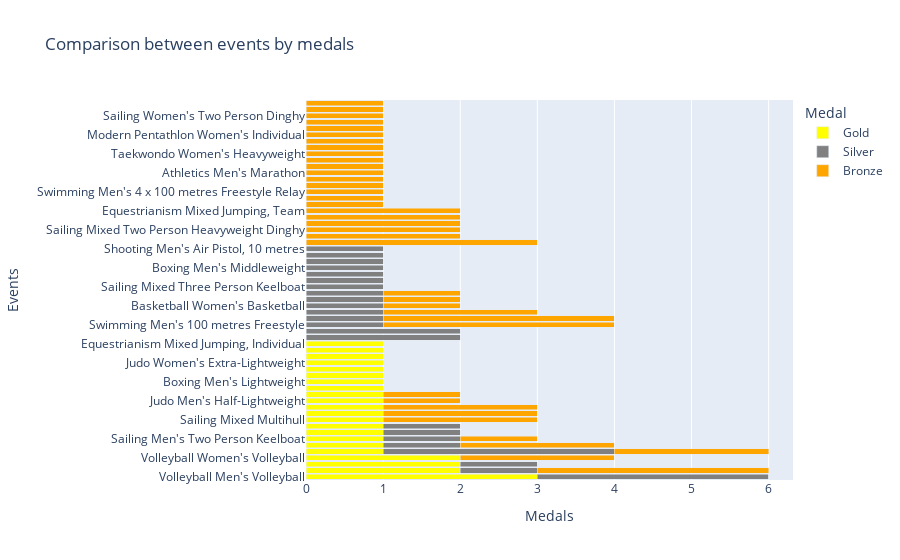

Here is the notebook cell this chart was saved with:
### Markdown cell above
Mais um gráfico de barras empilhadas: agora mostre os **eventos esportivos** que renderam medalhas para o Brasil.

Lembrando: cada "categoria" dentro de um esporte é considerado um evento. Por exemplo, dentro de "atletismo", temos uma competição de 100m masculina, uma de 100m feminino, um revezamento 4 x 100m masculino, um revezamento 4 x 100m feminino, uma competição de 400m masculino, uma de 400m feminino, uma maratona masculina, uma maratona feminina, e assim sucessivamente.

### Code cell
# Dicionario para salvar as medalhas por evento
medals_by_events = {}        

# Lista auxiliar para salvar as categorias ja lidos para nao calcular os dados duplicados de eventos coletivos
list_events = []

# Funcao que busca as informacoes das medalhas por evento esportivo
def get_info_about_medals(row):
    # Chave do evento
    event = f'{row["Event"]}:{row["Year"]}:{row["Medal"]}'
    
    # Adiciona a chave do evento e inicializa os valores com zero se o evento ainda nao foi salvo 
    if not medals_by_events.get(row['Event']):
        medals_by_events[row['Event']] = {
            'Gold': 0,
            'Silver': 0,
            'Bronze': 0
        }
    
    # Soma cada registro de medalha de cada evento
    if event not in list_events:
        if row['Medal'] == 'Gold':
            medals_by_events[row['Event']]['Gold'] = medals_by_events[row['Event']]['Gold'] + 1
        
        if row['Medal'] == 'Silver':
            medals_by_events[row['Event']]['Silver'] = medals_by_events[row['Event']]['Silver'] + 1
        
        if row['Medal'] == 'Bronze':
            medals_by_events[row['Event']]['Bronze'] = medals_by_events[row['Event']]['Bronze'] + 1
    
        list_events.append(event)

# Aplica a funcao anterior em cada linha do dataframe de medalhistas brasileiros
brazil_with_medals.apply(
    lambda row: get_info_about_medals(row),
    axis = 1
)

# Cria um dataframe a partir do dicionario de medalhas por evento
df_medals_by_events = pd.DataFrame(medals_by_events)

# Muda as colunas do dataframe para linhas e as linhas para colunas
df_medals_by_events = df_medals_by_events.transpose()

# Ordena o dataframe por tipo de medalha
df_medals_by_events = df_medals_by_events.sort_values(by = ['Gold', 'Silver', 'Bronze'], ascending = False)

# Cria o grafico com modo de empilhamento
fig = px.bar(
    df_medals_by_events,
    barmode = 'stack',
    color='variable',
    title = 'Comparison between events by medals',
    color_discrete_map={
        'Gold': 'yellow',
        'Silver': 'gray',
        'Bronze': 'orange'
    },
    orientation='h'
)

# Renomeia a legenda do grafico
fig.update_layout(
    legend_title = 'Medal'
)

# Renomeia o eixo x
fig.update_yaxes(title='Events')

# Renomeia o eixo y
fig.update_xaxes(title='Medals')

# Exibe o grafico
fig.show()

### Figure 1 — Plotly figure (JSON) as saved in the notebook; plotly's stock layout.template omitted (floating-point values rounded to 4 significant figures)
{"data": [{"alignmentgroup": "True", "hovertemplate": "variable=Gold<br>value=%{x}<br>index=%{y}<extra></extra>", "legendgroup": "Gold", "marker": {"color": "yellow", "pattern": {"shape": ""}}, "name": "Gold", "offsetgroup": "Gold", "orientation": "h", "showlegend": true, "textposition": "auto", "type": "bar", "x": [3, 2, 2, 2, 1, 1, 1, 1, 1, 1, 1, 1, 1, 1, 1, 1, 1, 1, 1, 1, 1, 1, 0, 0, 0, 0, 0, 0, 0, 0, 0, 0, 0, 0, 0, 0, 0, 0, 0, 0, 0, 0, 0, 0, 0, 0, 0, 0, 0, 0, 0, 0, 0, 0, 0, 0, 0, 0, 0, 0], "xaxis": "x", "y": ["Volleyball Men's Volleyball", "Athletics Men's Triple Jump", "Sailing Mixed One Person Dinghy", "Volleyball Women's Volleyball", "Football Men's Football", "Judo Men's Half-Heavyweight", "Sailing Men's Two Person Keelboat", "Athletics Men's 800 metres", "Gymnastics Men's Rings", "Sailing Mixed Multihull", "Swimming Men's 50 metres Freestyle", "Sailing Mixed Two Person Keelboat", "Judo Men's Half-Lightweight", "Judo Women's Lightweight", "Athletics Men's Pole Vault", "Boxing Men's Lightweight", "Sailing Women's Skiff", "Athletics Women's Long Jump", "Judo Women's Extra-Lightweight", "Shooting Men's Military Pistol, 30 metres", "Sailing Mixed Two Person Dinghy", "Equestrianism Mixed Jumping, Individual", "Football Women's Football", "Swimming Men's 400 metres Individual Medley", "Swimming Men's 100 metres Freestyle", "Judo Men's Lightweight", "Athletics Men's 4 x 100 metres Relay", "Basketball Women's Basketball", "Judo Men's Middleweight", "Gymnastics Men's Floor Exercise", "Sailing Mixed Three Person Keelboat", "Swimming Men's 200 metres Freestyle", "Shooting Men's Free Pistol, 50 metres", "Boxing Men's Middleweight", "Canoeing Men's Canadian Singles, 1,000 metres", "Canoeing Men's Canadian Doubles, 1,000 metres", "Shooting Men's Air Pistol, 10 metres", "Basketball Men's Basketball", "Judo Men's Half-Middleweight", "Sailing Mixed Two Person Heavyweight Dinghy", "Judo Women's Half-Heavyweight", "Judo Men's Heavyweight", "Equestrianism Mixed Jumping, Team", "Boxing Women's Lightweight", "Shooting Men's Free Pistol, 50 metres, Team", "Swimming Men's 4 x 100 metres Freestyle Relay", "Athletics Men's High Jump", "Athletics Men's 200 metres", "Athletics Men's Marathon", "Boxing Men's Flyweight", "Swimming Men's 4 x 200 metres Freestyle Relay", "Taekwondo Women's Heavyweight", "Boxing Men's Light-Heavyweight", "Judo Men's Extra-Lightweight", "Modern Pentathlon Women's Individual", "Swimming Men's 1,500 metres Freestyle", "Swimming Women's 10 kilometres Open Water", "Sailing Women's Two Person Dinghy", "Canoeing Men's Canadian Singles, 200 metres", "Taekwondo Men's Heavyweight"], "yaxis": "y"}, {"alignmentgroup": "True", "hovertemplate": "variable=Silver<br>value=%{x}<br>index=%{y}<extra></extra>", "legendgroup": "Silver", "marker": {"color": "gray", "pattern": {"shape": ""}}, "name": "Silver", "offsetgroup": "Silver", "orientation": "h", "showlegend": true, "textposition": "auto", "type": "bar", "x": [3, 1, 1, 0, 3, 1, 1, 1, 1, 0, 0, 0, 0, 0, 0, 0, 0, 0, 0, 0, 0, 0, 2, 2, 1, 1, 1, 1, 1, 1, 1, 1, 1, 1, 1, 1, 1, 0, 0, 0, 0, 0, 0, 0, 0, 0, 0, 0, 0, 0, 0, 0, 0, 0, 0, 0, 0, 0, 0, 0], "xaxis": "x", "y": ["Volleyball Men's Volleyball", "Athletics Men's Triple Jump", "Sailing Mixed One Person Dinghy", "Volleyball Women's Volleyball", "Football Men's Football", "Judo Men's Half-Heavyweight", "Sailing Men's Two Person Keelboat", "Athletics Men's 800 metres", "Gymnastics Men's Rings", "Sailing Mixed Multihull", "Swimming Men's 50 metres Freestyle", "Sailing Mixed Two Person Keelboat", "Judo Men's Half-Lightweight", "Judo Women's Lightweight", "Athletics Men's Pole Vault", "Boxing Men's Lightweight", "Sailing Women's Skiff", "Athletics Women's Long Jump", "Judo Women's Extra-Lightweight", "Shooting Men's Military Pistol, 30 metres", "Sailing Mixed Two Person Dinghy", "Equestrianism Mixed Jumping, Individual", "Football Women's Football", "Swimming Men's 400 metres Individual Medley", "Swimming Men's 100 metres Freestyle", "Judo Men's Lightweight", "Athletics Men's 4 x 100 metres Relay", "Basketball Women's Basketball", "Judo Men's Middleweight", "Gymnastics Men's Floor Exercise", "Sailing Mixed Three Person Keelboat", "Swimming Men's 200 metres Freestyle", "Shooting Men's Free Pistol, 50 metres", "Boxing Men's Middleweight", "Canoeing Men's Canadian Singles, 1,000 metres", "Canoeing Men's Canadian Doubles, 1,000 metres", "Shooting Men's Air Pistol, 10 metres", "Basketball Men's Basketball", "Judo Men's Half-Middleweight", "Sailing Mixed Two Person Heavyweight Dinghy", "Judo Women's Half-Heavyweight", "Judo Men's Heavyweight", "Equestrianism Mixed Jumping, Team", "Boxing Women's Lightweight", "Shooting Men's Free Pistol, 50 metres, Team", "Swimming Men's 4 x 100 metres Freestyle Relay", "Athletics Men's High Jump", "Athletics Men's 200 metres", "Athletics Men's Marathon", "Boxing Men's Flyweight", "Swimming Men's 4 x 200 metres Freestyle Relay", "Taekwondo Women's Heavyweight", "Boxing Men's Light-Heavyweight", "Judo Men's Extra-Lightweight", "Modern Pentathlon Women's Individual", "Swimming Men's 1,500 metres Freestyle", "Swimming Women's 10 kilometres Open Water", "Sailing Women's Two Person Dinghy", "Canoeing Men's Canadian Singles, 200 metres", "Taekwondo Men's Heavyweight"], "yaxis": "y"}, {"alignmentgroup": "True", "hovertemplate": "variable=Bronze<br>value=%{x}<br>index=%{y}<extra></extra>", "legendgroup": "Bronze", "marker": {"color": "orange", "pattern": {"shape": ""}}, "name": "Bronze", "offsetgroup": "Bronze", "orientation": "h", "showlegend": true, "textposition": "auto", "type": "bar", "x": [0, 3, 0, 2, 2, 2, 1, 0, 0, 2, 2, 2, 1, 1, 0, 0, 0, 0, 0, 0, 0, 0, 0, 0, 3, 3, 2, 1, 1, 1, 0, 0, 0, 0, 0, 0, 0, 3, 2, 2, 2, 2, 2, 1, 1, 1, 1, 1, 1, 1, 1, 1, 1, 1, 1, 1, 1, 1, 1, 1], "xaxis": "x", "y": ["Volleyball Men's Volleyball", "Athletics Men's Triple Jump", "Sailing Mixed One Person Dinghy", "Volleyball Women's Volleyball", "Football Men's Football", "Judo Men's Half-Heavyweight", "Sailing Men's Two Person Keelboat", "Athletics Men's 800 metres", "Gymnastics Men's Rings", "Sailing Mixed Multihull", "Swimming Men's 50 metres Freestyle", "Sailing Mixed Two Person Keelboat", "Judo Men's Half-Lightweight", "Judo Women's Lightweight", "Athletics Men's Pole Vault", "Boxing Men's Lightweight", "Sailing Women's Skiff", "Athletics Women's Long Jump", "Judo Women's Extra-Lightweight", "Shooting Men's Military Pistol, 30 metres", "Sailing Mixed Two Person Dinghy", "Equestrianism Mixed Jumping, Individual", "Football Women's Football", "Swimming Men's 400 metres Individual Medley", "Swimming Men's 100 metres Freestyle", "Judo Men's Lightweight", "Athletics Men's 4 x 100 metres Relay", "Basketball Women's Basketball", "Judo Men's Middleweight", "Gymnastics Men's Floor Exercise", "Sailing Mixed Three Person Keelboat", "Swimming Men's 200 metres Freestyle", "Shooting Men's Free Pistol, 50 metres", "Boxing Men's Middleweight", "Canoeing Men's Canadian Singles, 1,000 metres", "Canoeing Men's Canadian Doubles, 1,000 metres", "Shooting Men's Air Pistol, 10 metres", "Basketball Men's Basketball", "Judo Men's Half-Middleweight", "Sailing Mixed Two Person Heavyweight Dinghy", "Judo Women's Half-Heavyweight", "Judo Men's Heavyweight", "Equestrianism Mixed Jumping, Team", "Boxing Women's Lightweight", "Shooting Men's Free Pistol, 50 metres, Team", "Swimming Men's 4 x 100 metres Freestyle Relay", "Athletics Men's High Jump", "Athletics Men's 200 metres", "Athletics Men's Marathon", "Boxing Men's Flyweight", "Swimming Men's 4 x 200 metres Freestyle Relay", "Taekwondo Women's Heavyweight", "Boxing Men's Light-Heavyweight", "Judo Men's Extra-Lightweight", "Modern Pentathlon Women's Individual", "Swimming Men's 1,500 metres Freestyle", "Swimming Women's 10 kilometres Open Water", "Sailing Women's Two Person Dinghy", "Canoeing Men's Canadian Singles, 200 metres", "Taekwondo Men's Heavyweight"], "yaxis": "y"}], "layout": {"barmode": "stack", "legend": {"title": {"text": "Medal"}, "tracegroupgap": 0}, "title": {"text": "Comparison between events by medals"}, "xaxis": {"anchor": "y", "domain": [0, 1], "title": {"text": "Medals"}}, "yaxis": {"anchor": "x", "domain": [0, 1], "title": {"text": "Events"}}}}
